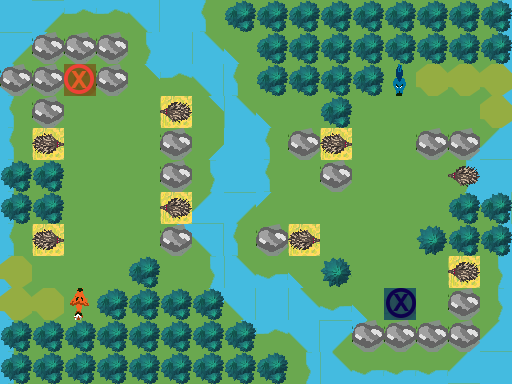

The image is a tile-based game level rendered from a .tmx file. Its description and complete source (layers, tilesets, objects, tile grids) follow:
An orthogonal 16x12 tile map with 32x32 px tiles, 3 tile layers (Ground, Obstacles, Objects), 1 hidden layer not drawn.

<map version="1.0" orientation="orthogonal" renderorder="right-down" width="16" height="12" tilewidth="32" tileheight="32" nextobjectid="1">
 <tileset firstgid="1" name="TilesetPlaceholder" tilewidth="32" tileheight="32" tilecount="240" columns="10">
  <image source="../../../../Tileset.png" width="320" height="768" />
 </tileset>
 <layer name="Ground" width="16" height="12">
  <data encoding="csv">
5,3221225493,1610612747,1610612747,1610612757,5,3221225483,1,1,1,1,1,1,1,1,11,
3221225493,3221225503,1,1,11,5,2684354581,2684354591,1,1,1,1,1,1,1,11,
3221225483,1,1,1,1610612767,1610612747,1610612757,3221225483,1,1,1,1,1,1,1,11,
3221225483,1,1,1,1,2,1610612767,2684354581,2684354591,1,1,1,1,1,1,11,
3221225483,2,1,1,1,1,31,5,3221225483,1,2,1,1,1,31,21,
3221225483,1,1,1,1,1,11,5,3221225483,1,1,1,1,1,11,5,
3221225483,1,1,1,1,2,21,3221225493,3221225503,1,1,1,1,1,1610612767,1610612757,
3221225483,2,1,1,1,1610612767,1610612757,3221225483,1,2,1,1,1,1,1,11,
3221225483,1,1,1,1,1,11,2684354581,2684354571,2684354591,1,1,1,1,2,11,
3221225483,1,1,1,1,1,1610612767,1610612757,5,2684354581,2684354571,2684354591,1,1,1,11,
3221225483,1,1,1,1,1,1,1610612767,1610612747,1610612757,3221225493,3221225503,1,1,31,21,
3221225483,1,1,1,1,1,1,1,1,11,2684354581,2684354571,2684354571,2684354571,21,5
</data>
 </layer>
 <layer name="Obstacles" width="16" height="12">
  <data encoding="csv">
0,0,0,0,0,0,0,42,42,42,42,42,42,42,42,42,
0,43,43,43,0,0,0,0,42,42,42,42,42,42,42,42,
43,43,0,43,0,0,0,0,42,42,42,42,0,44,44,44,
0,43,0,0,0,0,0,0,0,0,42,0,0,0,0,44,
0,0,0,0,0,43,0,0,0,43,0,0,0,43,43,0,
42,42,0,0,0,43,0,0,0,0,43,0,0,0,0,0,
42,42,0,0,0,0,0,0,0,0,0,0,0,0,42,42,
0,0,0,0,0,43,0,0,43,0,0,0,0,53,42,42,
44,0,0,0,42,0,0,0,0,0,53,0,0,0,0,0,
44,44,0,42,42,42,42,0,0,0,0,0,0,0,43,0,
42,42,42,42,42,42,42,42,0,0,0,43,43,43,43,0,
42,42,42,42,42,42,42,42,42,0,0,0,0,0,0,0
</data>
 </layer>
 <layer name="Objects" width="16" height="12">
  <data encoding="csv">
0,0,0,0,0,0,0,0,0,0,0,0,0,0,0,0,
0,0,0,0,0,0,0,0,0,0,0,0,0,0,0,0,
0,0,181,0,0,0,0,0,0,0,0,0,3221225664,0,0,0,
0,0,0,0,0,1610612877,0,0,0,0,0,0,0,0,0,0,
0,2684354701,0,0,0,0,0,0,0,0,2684354701,0,0,0,0,0,
0,0,0,0,0,0,0,0,0,0,0,0,0,0,1610612877,0,
0,0,0,0,0,1610612877,0,0,0,0,0,0,0,0,0,0,
0,2684354701,0,0,0,0,0,0,0,2684354701,0,0,0,0,0,0,
0,0,0,0,0,0,0,0,0,0,0,0,0,0,1610612877,0,
0,0,191,0,0,0,0,0,0,0,0,0,182,0,0,0,
0,0,0,0,0,0,0,0,0,0,0,0,0,0,0,0,
0,0,0,0,0,0,0,0,0,0,0,0,0,0,0,0
</data>
 </layer>
 <layer name="Solution" width="16" height="12" visible="0">
  <data encoding="csv">
0,0,0,0,0,0,0,0,0,0,0,0,0,0,0,0,
0,0,0,0,0,0,0,0,0,0,0,0,0,0,0,0,
0,0,0,0,0,0,0,0,0,0,0,0,0,0,0,0,
0,0,0,0,0,0,0,0,0,0,0,0,0,0,0,0,
0,0,0,0,0,0,0,0,0,0,0,0,0,0,0,0,
0,0,0,0,0,0,0,0,0,0,0,0,0,0,0,0,
0,0,0,0,0,0,0,0,0,0,0,0,0,0,0,0,
0,0,0,0,0,0,0,0,0,0,0,0,0,0,0,0,
0,0,0,0,0,0,0,0,0,0,0,0,0,0,0,0,
0,0,0,0,0,0,0,0,0,0,0,0,0,0,0,0,
0,0,0,0,0,0,0,0,0,0,0,0,0,0,0,0,
0,0,0,0,0,0,0,0,0,0,0,0,0,0,0,0
</data>
 </layer>
</map>
